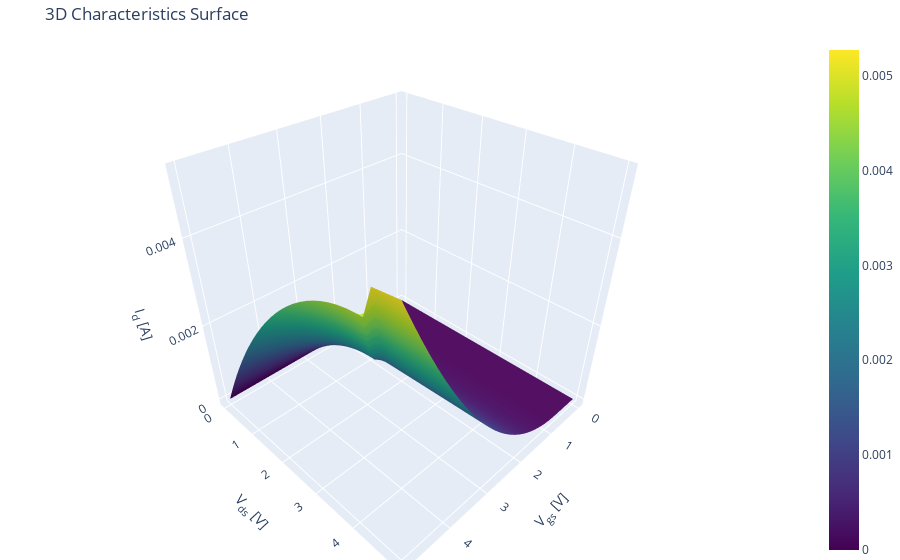

Notebook code for this chart:
### Markdown cell above
## 3D Characteristic Surface

A 3D plot can ge generated to get a full picture of the relationship between the drain current, the gate-to-source voltage, and the drain-to-source voltage of the extracted MOSFET model over its entire operating range. Thanks to plotly, the 3D plot is interactive.

### Code cell
fig = plot_3d_fet_surface(model, report['parameters'], 5, 5)
fig.show()

### Figure 1 — Plotly figure (JSON) as saved in the notebook; plotly's stock layout.template omitted (floating-point values rounded to 4 significant figures; data arrays with more than 128 entries replaced by an {"elided": "..."} marker saying what was removed)
{"data": [{"colorscale": [[0, "#440154"], [0.1111, "#482878"], [0.2222, "#3e4989"], [0.3333, "#31688e"], [0.4444, "#26828e"], [0.5556, "#1f9e89"], [0.6667, "#35b779"], [0.7778, "#6ece58"], [0.8889, "#b5de2b"], [1, "#fde725"]], "type": "surface", "x": [0.0, 0.1724, 0.3448, 0.5172, 0.6897, 0.8621, 1.034, 1.207, 1.379, 1.552, 1.724, 1.897, 2.069, 2.241, 2.414, 2.586, 2.759, 2.931, 3.103, 3.276, 3.448, 3.621, 3.793, 3.966, 4.138, 4.31, 4.483, 4.655, 4.828, 5.0], "y": [0.0, 0.1724, 0.3448, 0.5172, 0.6897, 0.8621, 1.034, 1.207, 1.379, 1.552, 1.724, 1.897, 2.069, 2.241, 2.414, 2.586, 2.759, 2.931, 3.103, 3.276, 3.448, 3.621, 3.793, 3.966, 4.138, 4.31, 4.483, 4.655, 4.828, 5.0], "z": {"elided": "30x30 float values"}}], "layout": {"margin": {"b": 0, "l": 0, "r": 0, "t": 40}, "scene": {"xaxis": {"title": {"text": "V<sub>gs</sub> [V]"}}, "yaxis": {"title": {"text": "V<sub>ds</sub> [V]"}}, "zaxis": {"title": {"text": "I<sub>d</sub> [A]"}}}, "title": {"text": "3D Characteristics Surface"}}}
